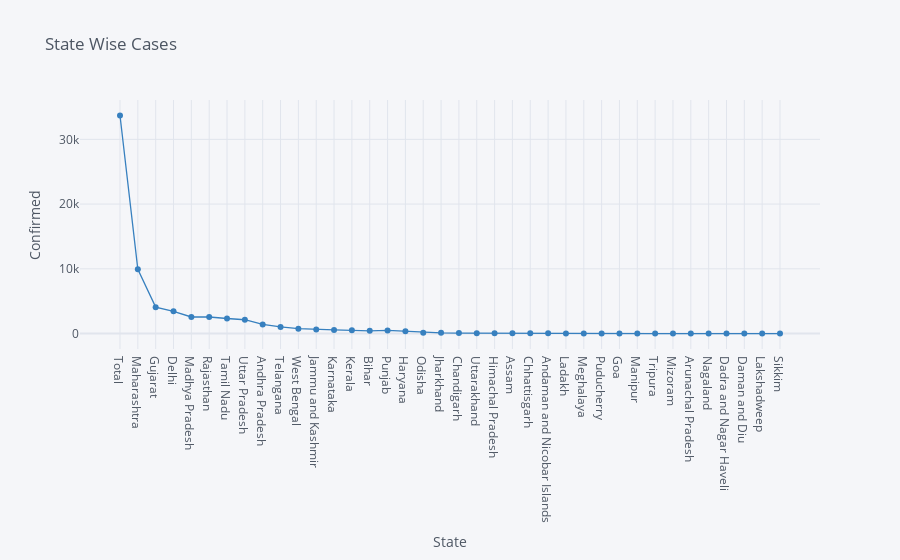

The code cell stored with this chart in its notebook:
### Markdown cell above
#  Confirmed Cases as per State

### Code cell
df.iplot(kind="scatter",x="State",y="Confirmed",mode='markers+lines',title="State Wise Cases",xTitle="State",yTitle="Confirmed",colors='blue',size=0)

### Figure 1 — Plotly figure (JSON) as saved in the notebook; plotly's stock layout.template omitted (floating-point values rounded to 4 significant figures)
{"data": [{"line": {"color": "rgba(55, 128, 191, 1.0)", "dash": "solid", "shape": "linear", "width": 1.3}, "marker": {"size": 0, "symbol": "circle"}, "mode": "markers+lines", "name": "Confirmed", "text": "", "type": "scatter", "x": ["Total", "Maharashtra", "Gujarat", "Delhi", "Madhya Pradesh", "Rajasthan", "Tamil Nadu", "Uttar Pradesh", "Andhra Pradesh", "Telangana", "West Bengal", "Jammu and Kashmir", "Karnataka", "Kerala", "Bihar", "Punjab", "Haryana", "Odisha", "Jharkhand", "Chandigarh", "Uttarakhand", "Himachal Pradesh", "Assam", "Chhattisgarh", "Andaman and Nicobar Islands", "Ladakh", "Meghalaya", "Puducherry", "Goa", "Manipur", "Tripura", "Mizoram", "Arunachal Pradesh", "Nagaland", "Dadra and Nagar Haveli", "Daman and Diu", "Lakshadweep", "Sikkim"], "y": [33694, 9915, 4082, 3439, 2560, 2556, 2323, 2134, 1403, 1016, 758, 614, 565, 498, 422, 480, 339, 142, 107, 74, 57, 40, 42, 40, 33, 22, 12, 8, 7, 2, 2, 1, 1, 0, 0, 0, 0, 0]}], "layout": {"legend": {"bgcolor": "#F5F6F9", "font": {"color": "#4D5663"}}, "paper_bgcolor": "#F5F6F9", "plot_bgcolor": "#F5F6F9", "title": {"font": {"color": "#4D5663"}, "text": "State Wise Cases"}, "xaxis": {"gridcolor": "#E1E5ED", "showgrid": true, "tickfont": {"color": "#4D5663"}, "title": {"font": {"color": "#4D5663"}, "text": "State"}, "zerolinecolor": "#E1E5ED"}, "yaxis": {"gridcolor": "#E1E5ED", "showgrid": true, "tickfont": {"color": "#4D5663"}, "title": {"font": {"color": "#4D5663"}, "text": "Confirmed"}, "zerolinecolor": "#E1E5ED"}}}
